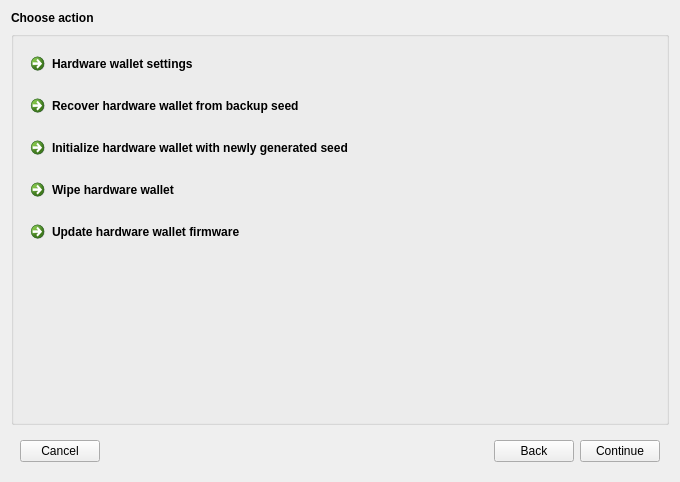
<?xml version="1.0" encoding="UTF-8"?>
<ui version="4.0">
 <class>WalletToolsDlg</class>
 <widget class="QDialog" name="WalletToolsDlg">
  <property name="geometry">
   <rect>
    <x>0</x>
    <y>0</y>
    <width>680</width>
    <height>482</height>
   </rect>
  </property>
  <property name="windowTitle">
   <string>Dialog</string>
  </property>
  <layout class="QVBoxLayout" name="verticalLayout">
   <item>
    <widget class="QLabel" name="lblTitle">
     <property name="text">
      <string>&lt;b&gt;Choose action&lt;/b&gt;</string>
     </property>
    </widget>
   </item>
   <item>
    <widget class="QStackedWidget" name="tabsMain">
     <property name="currentIndex">
      <number>0</number>
     </property>
     <widget class="QWidget" name="tabActionsMenu">
      <layout class="QVBoxLayout" name="verticalLayout_2">
       <property name="leftMargin">
        <number>0</number>
       </property>
       <property name="topMargin">
        <number>0</number>
       </property>
       <property name="rightMargin">
        <number>0</number>
       </property>
       <property name="bottomMargin">
        <number>0</number>
       </property>
       <item>
        <widget class="QGroupBox" name="gbActionsMenu">
         <property name="title">
          <string/>
         </property>
         <layout class="QVBoxLayout" name="verticalLayout_3">
          <item>
           <widget class="QCommandLinkButton" name="actHwSettings">
            <property name="text">
             <string>Hardware wallet settings</string>
            </property>
           </widget>
          </item>
          <item>
           <widget class="QCommandLinkButton" name="actRecoverHw">
            <property name="text">
             <string>Recover hardware wallet from backup seed</string>
            </property>
           </widget>
          </item>
          <item>
           <widget class="QCommandLinkButton" name="actInitializeHw">
            <property name="text">
             <string>Initialize hardware wallet with newly generated seed</string>
            </property>
           </widget>
          </item>
          <item>
           <widget class="QCommandLinkButton" name="actWipeHw">
            <property name="text">
             <string>Wipe hardware wallet</string>
            </property>
           </widget>
          </item>
          <item>
           <widget class="QCommandLinkButton" name="actUpdateHwFirmware">
            <property name="text">
             <string>Update hardware wallet firmware</string>
            </property>
           </widget>
          </item>
          <item>
           <spacer name="verticalSpacer">
            <property name="orientation">
             <enum>Qt::Vertical</enum>
            </property>
            <property name="sizeHint" stdset="0">
             <size>
              <width>20</width>
              <height>40</height>
             </size>
            </property>
           </spacer>
          </item>
         </layout>
        </widget>
       </item>
      </layout>
     </widget>
     <widget class="QWidget" name="tabActionContainer">
      <layout class="QHBoxLayout" name="horizontalLayout_2">
       <property name="leftMargin">
        <number>0</number>
       </property>
       <property name="topMargin">
        <number>0</number>
       </property>
       <property name="rightMargin">
        <number>0</number>
       </property>
       <property name="bottomMargin">
        <number>0</number>
       </property>
       <item>
        <widget class="QFrame" name="fraActionContainer">
         <property name="frameShape">
          <enum>QFrame::Box</enum>
         </property>
         <property name="frameShadow">
          <enum>QFrame::Sunken</enum>
         </property>
        </widget>
       </item>
      </layout>
     </widget>
     <widget class="QWidget" name="tabMessage">
      <layout class="QVBoxLayout" name="verticalLayout_4">
       <property name="leftMargin">
        <number>0</number>
       </property>
       <property name="topMargin">
        <number>0</number>
       </property>
       <property name="rightMargin">
        <number>0</number>
       </property>
       <property name="bottomMargin">
        <number>0</number>
       </property>
       <item>
        <widget class="QFrame" name="fraMessage">
         <property name="frameShape">
          <enum>QFrame::Box</enum>
         </property>
         <property name="frameShadow">
          <enum>QFrame::Sunken</enum>
         </property>
         <layout class="QVBoxLayout" name="verticalLayout_5">
          <item>
           <widget class="QLabel" name="lblMessage">
            <property name="text">
             <string>...</string>
            </property>
            <property name="alignment">
             <set>Qt::AlignCenter</set>
            </property>
           </widget>
          </item>
         </layout>
        </widget>
       </item>
      </layout>
     </widget>
    </widget>
   </item>
   <item>
    <widget class="QWidget" name="widget" native="true">
     <layout class="QHBoxLayout" name="horizontalLayout">
      <item>
       <widget class="QPushButton" name="btnCancel">
        <property name="text">
         <string>Cancel</string>
        </property>
        <property name="autoDefault">
         <bool>false</bool>
        </property>
       </widget>
      </item>
      <item>
       <spacer name="horizontalSpacer">
        <property name="orientation">
         <enum>Qt::Horizontal</enum>
        </property>
        <property name="sizeHint" stdset="0">
         <size>
          <width>40</width>
          <height>20</height>
         </size>
        </property>
       </spacer>
      </item>
      <item>
       <widget class="QPushButton" name="btnBack">
        <property name="text">
         <string>Back</string>
        </property>
        <property name="autoDefault">
         <bool>false</bool>
        </property>
       </widget>
      </item>
      <item>
       <widget class="QPushButton" name="btnContinue">
        <property name="text">
         <string>Continue</string>
        </property>
        <property name="autoDefault">
         <bool>false</bool>
        </property>
       </widget>
      </item>
     </layout>
    </widget>
   </item>
  </layout>
 </widget>
 <resources/>
 <connections/>
</ui>
